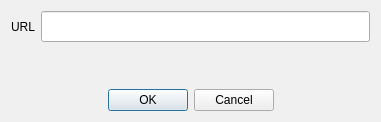
<?xml version="1.0" encoding="UTF-8"?>
<ui version="4.0">
 <class>InputURL</class>
 <widget class="QWidget" name="InputURL">
  <property name="geometry">
   <rect>
    <x>0</x>
    <y>0</y>
    <width>381</width>
    <height>122</height>
   </rect>
  </property>
  <property name="palette">
   <palette>
    <active>
     <colorrole role="Window">
      <brush brushstyle="SolidPattern">
       <color alpha="255">
        <red>85</red>
        <green>170</green>
        <blue>255</blue>
       </color>
      </brush>
     </colorrole>
    </active>
    <inactive>
     <colorrole role="Window">
      <brush brushstyle="SolidPattern">
       <color alpha="255">
        <red>240</red>
        <green>240</green>
        <blue>240</blue>
       </color>
      </brush>
     </colorrole>
    </inactive>
    <disabled>
     <colorrole role="Window">
      <brush brushstyle="SolidPattern">
       <color alpha="255">
        <red>240</red>
        <green>240</green>
        <blue>240</blue>
       </color>
      </brush>
     </colorrole>
    </disabled>
   </palette>
  </property>
  <property name="windowTitle">
   <string>Form</string>
  </property>
  <layout class="QHBoxLayout" name="horizontalLayout_3">
   <item>
    <layout class="QVBoxLayout" name="verticalLayout">
     <item>
      <layout class="QHBoxLayout" name="horizontalLayout_2">
       <item>
        <widget class="QLabel" name="label">
         <property name="text">
          <string>URL</string>
         </property>
        </widget>
       </item>
       <item>
        <widget class="QLineEdit" name="lineEdit">
         <property name="minimumSize">
          <size>
           <width>301</width>
           <height>31</height>
          </size>
         </property>
        </widget>
       </item>
      </layout>
     </item>
     <item>
      <spacer name="verticalSpacer">
       <property name="orientation">
        <enum>Qt::Vertical</enum>
       </property>
       <property name="sizeHint" stdset="0">
        <size>
         <width>20</width>
         <height>40</height>
        </size>
       </property>
      </spacer>
     </item>
     <item>
      <layout class="QHBoxLayout" name="horizontalLayout">
       <item>
        <spacer name="horizontalSpacer">
         <property name="orientation">
          <enum>Qt::Horizontal</enum>
         </property>
         <property name="sizeHint" stdset="0">
          <size>
           <width>40</width>
           <height>20</height>
          </size>
         </property>
        </spacer>
       </item>
       <item>
        <widget class="QDialogButtonBox" name="buttonBox">
         <property name="standardButtons">
          <set>QDialogButtonBox::Cancel|QDialogButtonBox::Ok</set>
         </property>
        </widget>
       </item>
       <item>
        <spacer name="horizontalSpacer_2">
         <property name="orientation">
          <enum>Qt::Horizontal</enum>
         </property>
         <property name="sizeHint" stdset="0">
          <size>
           <width>40</width>
           <height>20</height>
          </size>
         </property>
        </spacer>
       </item>
      </layout>
     </item>
    </layout>
   </item>
  </layout>
 </widget>
 <resources/>
 <connections/>
</ui>
